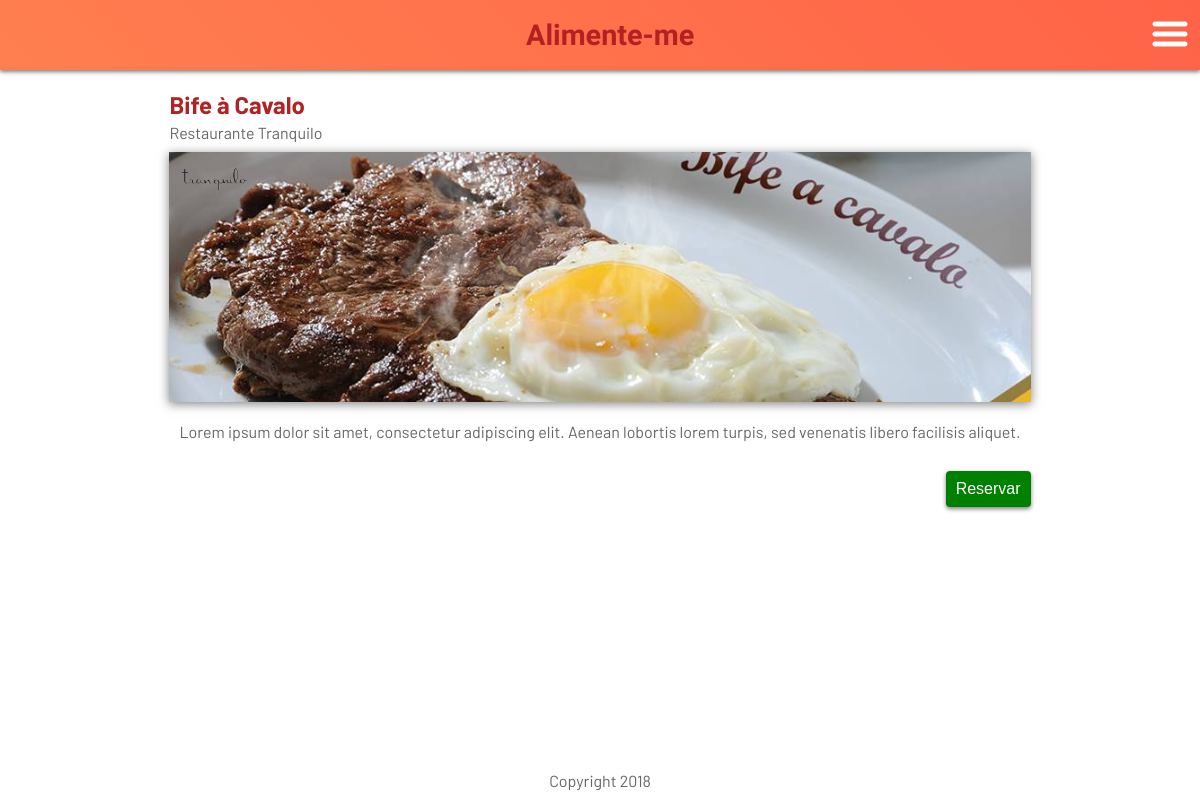
Screenshot of /detalhes/4 with the database file from the repository.
### tables this page shows
CREATE TABLE `food` (
  `id` int(11) NOT NULL,
  `id_company` int(11) NOT NULL,
  `id_image` int(11) DEFAULT NULL,
  `status` tinyint(1) DEFAULT '0'
);

CREATE TABLE `food_description` (
  `id_food` int(11) NOT NULL,
  `title` varchar(255) DEFAULT NULL,
  `rating` tinyint(5) DEFAULT '5',
  `text` text
);

CREATE TABLE `company_description` (
  `id_company` int(11) NOT NULL,
  `title` varchar(255) DEFAULT NULL,
  `lat` varchar(255) DEFAULT NULL,
  `long` varchar(255) DEFAULT NULL,
  `text` text
);

CREATE TABLE `ez_file` (
  `id` int(11) NOT NULL,
  `file` varchar(255) NOT NULL,
  `path` varchar(255) NOT NULL,
  `extension` varchar(25) DEFAULT NULL
);

### application/controllers/Main.php (called while the page is built, shortened)
<?php
class Main extends CI_Controller {
	function __construct(){
		$this->load->helper('url');
	}
	public function details($id){
		$this->load->model('food_m');
		$food = $this->food_m->get($id);
		$this->load->view('main', array('content' => 'details', 'food' => $food[0]));
	}
}

### index.php (called while the page is built, shortened)
<?php
require_once BASEPATH.'core/CodeIgniter.php';

### application/models/food_m.php (called while the page is built, shortened)
<?php
class Food_m extends CI_Model {
    public $table = 'food';
    public $table_description = 'food_description';
    public $table_file = 'ez_file';
    public $table_company = 'company';
    public $table_company_description = 'company_description';
    function get($id = FALSE){
        $this->db->select('food.id, description.title, description.rating, description.text, file.file, file.path, file_comapany.file as file_company, company_description.title as company_title')
            ->from($this->table.' as food')
            ->join($this->table_description.' as description', 'description.id_food'.' = food.id', 'inner')
            ->join($this->table_file.' as file', 'food.id_image'.' = file.id', 'inner')
            ->join($this->table_company.' as company', 'company.id'.' = food.id_company', 'inner')
            ->join($this->table_company_description.' as company_description', 'company_description.id_company'.' = company.id', 'inner')
            ->join($this->table_file.' as file_comapany', 'company.id_image'.' = file_comapany.id', 'inner')
            ->where('food.status', 1)
            ->order_by('description.title', 'ASC');
        if($id)
            $this->db->where('food.id', $id);
        $query = $this->db->get();
        $data = $query->result();
        return $data;
    }
}
?>

### application/views/details.php (the view)
<section id="section-4" class="content flex column justify-start v-center">
	<div class="content-details">
		<h1 class="list-title margin-title"><?php echo $food->title ?></h1>
		<span class="list-company">
			<?php echo $food->company_title ?>
		</span>
		<div class="card-img details-img">
			<img src="<?php echo base_url($food->path. '/' .$food->file); ?>" class="img-food" />
			<img src="<?php echo base_url($food->path. '/' .$food->file_company); ?>" class="logo-company left"/>
		</div>
		<div class="text-details">
			<?php echo $food->text ?>
		</div>
		<div class="details-buttons flex v-center justify-end">
			<button class="list-button reserve flex v-center btn-reserve">
				Reservar
			</button>
		</div>
	</div>
</section>

### assets/css/style.css (style rules this page uses)
body { background: #FFFFFF; color: #666; font-family: 'Barlow',sans-serif; overflow-x: hidden; }
body,h1,h2,h3,h4,h5,h6 { margin: 0px; padding: 0px; }
.content { padding-top: 90px; }
.card-img { max-height: 250px; width: 100%; position: relative; }
.img-food { width: 100%; height: 250px; object-fit: cover; }
.logo-company { position: absolute; top: 10px; width: 70px; z-index: 10; }
.left { left: 10px; }
.list-title { margin-bottom: 30px; color: #B22222; }
.list-button { border-radius: 4px; border:none; box-shadow: 0 2px 4px rgba(0,0,0,.5); color:#FFF; font-size:1rem; }
.content-details { padding: 0px 24px; }
.margin-title { margin-bottom: 4px; }
.details-img { margin: 10px 0px; box-shadow: 0 2px 10px rgba(0,0,0,.5); }
.text-details { padding: 10px; margin-bottom: 20px; }
.reserve { padding: 9px 10px; background: #008000; }

### assets/css/flex.css (style rules this page uses)
.flex { display:flex; }
.column { flex-direction: column; }
.justify-start { justify-content: flex-start; }
.justify-end { justify-content: flex-end; }
.v-center { align-items: center; }

### rows the page displays
food: food_description.title "Bife à Cavalo", company_description.title "Restaurante Tranquilo", id_image.file (picture), food_description.text "Lorem ipsum dolor sit amet, consectetur adipiscing elit. Aenean lobortis lorem turpis, sed venenatis libero facilisis aliquet."
